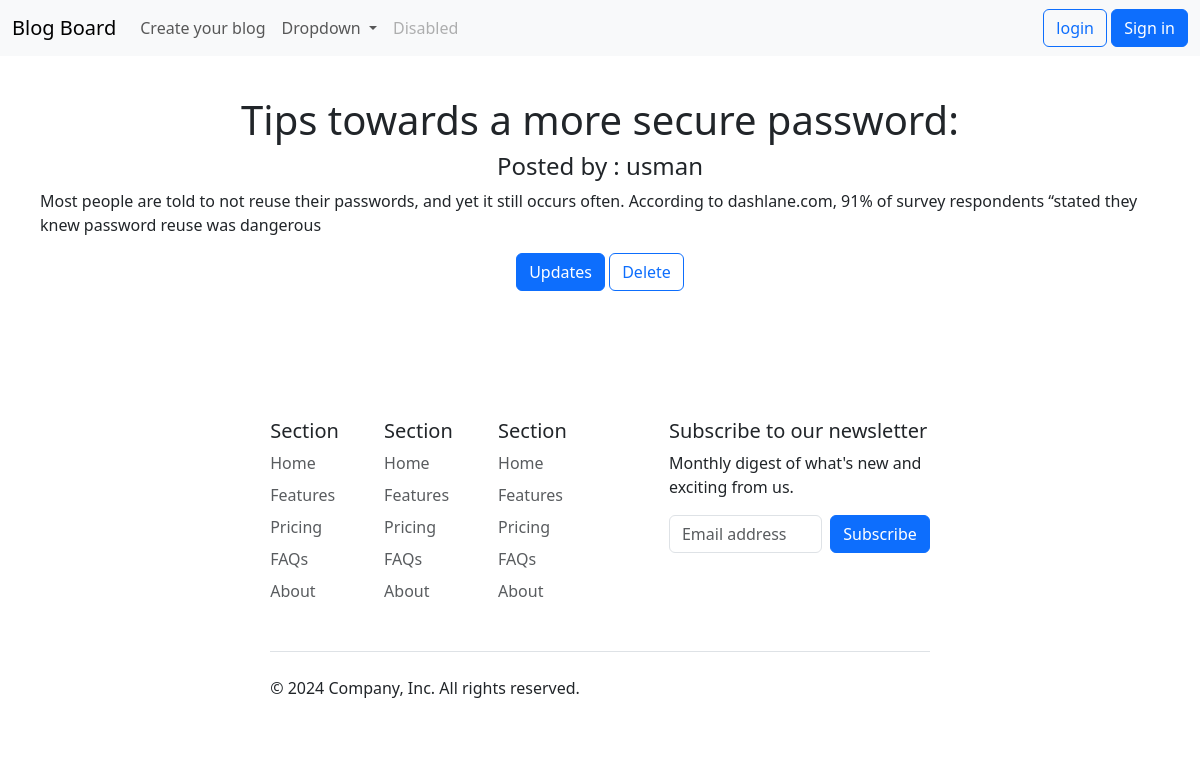
Page /details/3/ on the committed database.
### blogs/models.py (models this page shows, shortened)
class Blog(models.Model):
    author = models.ForeignKey(settings.AUTH_USER_MODEL, on_delete=models.CASCADE)
    title = models.CharField(max_length=200)
    content = models.TextField()  # Ensure this is defined

### blogs/views.py (the view)
# urls.py: path("details/<int:blog_id>/", detail, name="post_detail"),
def detail(request,blog_id):
    post_detail = Blog.objects.get(id=blog_id)
    print(post_detail.title)
    return render(request, 'detail.html',{
                  "object":post_detail,
                  }
    )

### blogs/templates/detail.html (shortened to what this page needs)
{% extends 'layout.html' %}
{% load static %}
{% block style %}
<link rel="stylesheet" href="{% static 'css/style.css' %}">
{% endblock style %}
{% block content %}
<div class="container">
    <h1>{{ object.title }}</h1>
    <h4> Posted by : {{ object.author.username }}</h4>
<p>{{ object.content }}</p>
<div class="deflex">
    <a class="btn btn-primary" href="{% url 'login' %}">Updates</a>
    <a class="btn btn-outline-primary" href="" >Delete</a>
 </div>
</div>
{% endblock content %}

### static/css/style.css (style rules this page uses)
.container { max-width: 1200px; margin: 0 auto; padding: 40px; display: flex; flex-direction: column; align-items: center; }

### rows in the picture
Blog: title "Tips towards a more secure password:", author.username "usman", content "Most people are told to not reuse their passwords, and yet it still occurs often. According to dashlane.com, 91% of survey respondents “stated they knew password reuse was dangerous"
